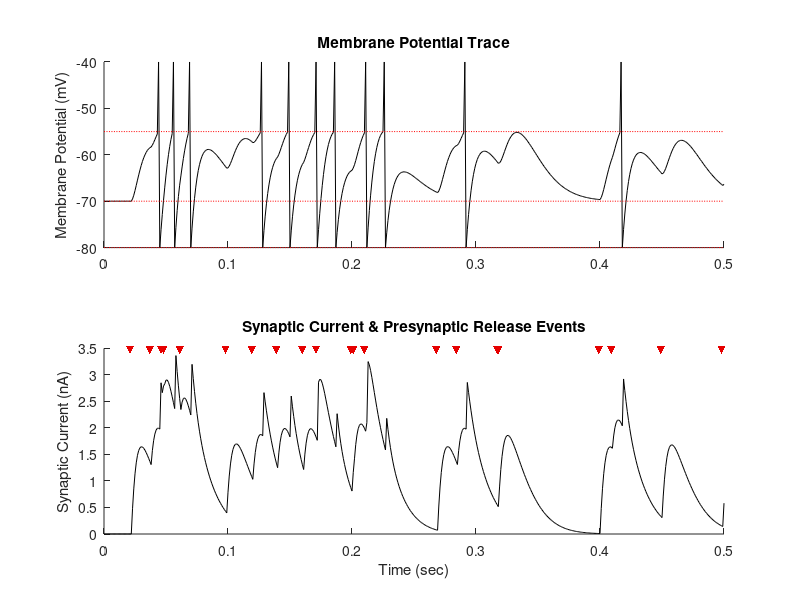

This figure's MATLAB source:

% Simulation parameters
T = 0.5;            % total simulation time (sec)
dt = 1e-3;          % simulation timestep (sec)
tVec = 0:dt:T;      % time vector (sec)
N = length(tVec);   % number of timesteps

% I&F neuron parameters
vRest = -70e-3;     % resting membrane potential (V)
vSpike = -40e-3;     % artificially used to indicate spikes (V)
vReset = -80e-3;    % membrane potential set after spike (V)
vThresh = -55e-3;   % spiking threshold (V)
rMembrane = 10e6;   % membrane resistance (ohms)
tauMembrane = 10e-3; % membrane time constant (sec)

% Synapse parameters
eRevSynapse = 0;    % synaptic reversal potential (volts)
tauSynapse = 10e-3; % synaptic time constant (sec)
gSynapse= 0.5e-7;   % local synaptic conductivity (siemens) 
pSynapseMax = 0.5;  % maximum fraction of open channels

% Generate random presynaptic input arrival times
inputRateHz = 40;   % average rate of presynaptic releases
synapticEventVec = rand(N, 1) <= inputRateHz * dt; % vector with 1s on
synapticEventTimes = tVec(synapticEventVec);

% Additional injected current on each timestep
iInjectedVec = zeros(N,1);

% History traces for each state variable
vMembraneVec = vRest * ones(N,1);    % membrane voltage (V)
pSynapseVec = zeros(N,1);            % fraction of synaptic channels open
iSynapseVec = zeros(N,1);            % synaptic current (A)
zVec = zeros(1,N);                   % synaptic drive

% Main simulation loop
for n = 2:N
    
    % Compute synaptic current
    iSynapseVec(n) = -pSynapseVec(n-1) * gSynapse * ...   % fraction of open channels times total synaptic conductivity
                     (vMembraneVec(n-1) - eRevSynapse);   % driving potential
        
    % Update vMembrane 
    if vMembraneVec(n-1) > vThresh
        % Just spiked!
        vMembraneVec(n-1) = vSpike;  % visual indicator
        vMembraneVec(n) = vReset;    % reset potential
    else
        % No spike last timestep, integrate current coming into the cell
        derivMembraneVec = 1/tauMembrane * (... % membrane time constant
                -(vMembraneVec(n-1)-vRest) + ... % exponential decay to resting potential
                iSynapseVec(n) * rMembrane + ... % voltage change due to synaptic current (V=I*R)
                iInjectedVec(n) * rMembrane );   % voltage change due to injected current
        
        vMembraneVec(n) = vMembraneVec(n-1) + derivMembraneVec * dt;
    end
    
    % Update z, the synaptic drive
    if synapticEventVec(n) 
        % Incoming spike this timestep
        zVec(n) = 1;
    else
        % No incoming spike, z decays exponentially
        derivZ = -zVec(n-1) / tauSynapse;
        zVec(n) = zVec(n-1) + derivZ * dt;
    end    
    
    % Update pSynapse
    derivPSynapse = (exp(1) * pSynapseMax * zVec(n-1) - pSynapseVec(n-1)) / tauSynapse;
    pSynapseVec(n) = pSynapseVec(n-1) + derivPSynapse * dt;
    
end % Main simulation loop

%% Plot results of simulation: vMembrane and iSynapse

vMult = 1000; % convert V to mV for plotting
iMult = 1e9;  % convert A to nA for plotting

% Plot membrane voltage trace
figure(1), clf, set(1, 'Color', 'w', 'Name', 'Integrate and Fire Simulation', 'NumberTitle', 'off');
h(1) = subplot(2,1,1);

plot(tVec, vMult * vMembraneVec, 'k-');
hold on
plot(tVec, vMult * vReset *ones(N,1), 'r:');
plot(tVec, vMult * vRest  *ones(N,1), 'r:');
plot(tVec, vMult * vThresh*ones(N,1), 'r:');

title('Membrane Potential Trace')
ylabel('Membrane Potential (mV)');
%set(gca,'YLim',[vReset vSpike]);
set(gca,'XLim',[0 T]);
box off

% Plot synaptic current trace
h(2) = subplot(2,1,2);
plot(tVec,iMult * iSynapseVec, 'k-');
hold on
yMax = max(get(gca, 'YLim'));
set(gca,'YLim',[0 max(yMax)]);

% Plot synaptic input events
scatter(synapticEventTimes, .99*yMax*ones(size(synapticEventTimes)), 'v', 'filled', 'Cdata', [.9 0 0]);
title('Synaptic Current & Presynaptic Release Events')
ylabel('Synaptic Current (nA)');

xlabel('Time (sec)');
set(gca,'XLim',[0 T]);
box off

linkaxes(h, 'x');

